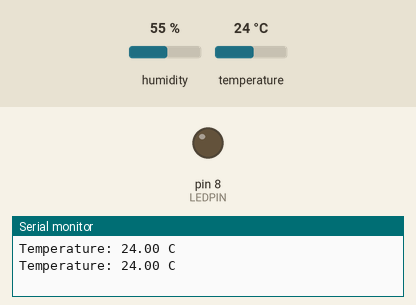
A sketch run on a simulated Arduino Uno, built with avr-gcc and run on an emulated ATmega328P. Parts: output pins drawn as LEDs (lit = HIGH), the last lines printed to the serial monitor. The test bench sets the inputs (shaded band); at power-on: temperature 24 °C, humidity 55 %.

Above: at 2.8 s.
2.9 s: temperature set to 29.4 °C
5.6 s: temperature set to 30.5 °C
At 7.3 s:
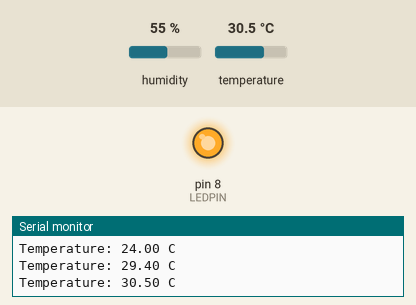
8.3 s: temperature set to 12 °C
At 10.8 s:
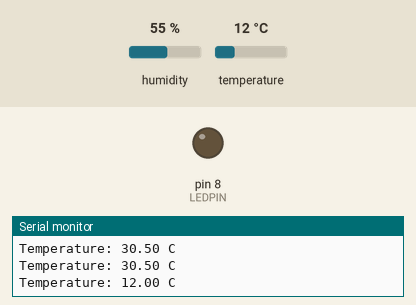
11.5 s: temperature set to 33 °C
At 12.6 s:
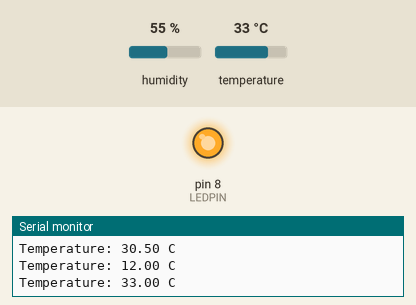
Timing chart, 0 to 14.5 s (numbered marks = the images above; inputs shaded):
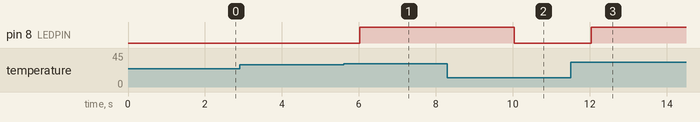

The sketch:

sketch.ino
```cpp
#include "DHT.h"

#define DHTPIN 2
#define LEDPIN 8
#define DHTTYPE DHT22

DHT dht(DHTPIN, DHTTYPE);

float limit = 30.0;   // alert temperature in °C

void setup() {
  Serial.begin(9600);
  pinMode(LEDPIN, OUTPUT);
  dht.begin();
}

void loop() {
  float temp = dht.readTemperature();

  if (isnan(temp)) {
    Serial.println("Sensor error");
    return;
  }

  Serial.print("Temperature: ");
  Serial.print(temp);
  Serial.println(" C");

  if (temp > limit) {
    digitalWrite(LEDPIN, HIGH);   // too hot: LED on
  } else {
    digitalWrite(LEDPIN, LOW);    // normal: LED off
  }

  delay(2000);
}
```

Measured:
- the behaviour switches between 30 and 30.1 °C on temperature (found by bisection; images 0 and 1)
- after the input at 5.6 s, pin 8 (LEDPIN): LOW → HIGH after 0.42 s
- after the input at 8.3 s, pin 8 (LEDPIN): HIGH → LOW after 1.7 s
- after the input at 11.5 s, pin 8 (LEDPIN): LOW → HIGH after 0.54 s
